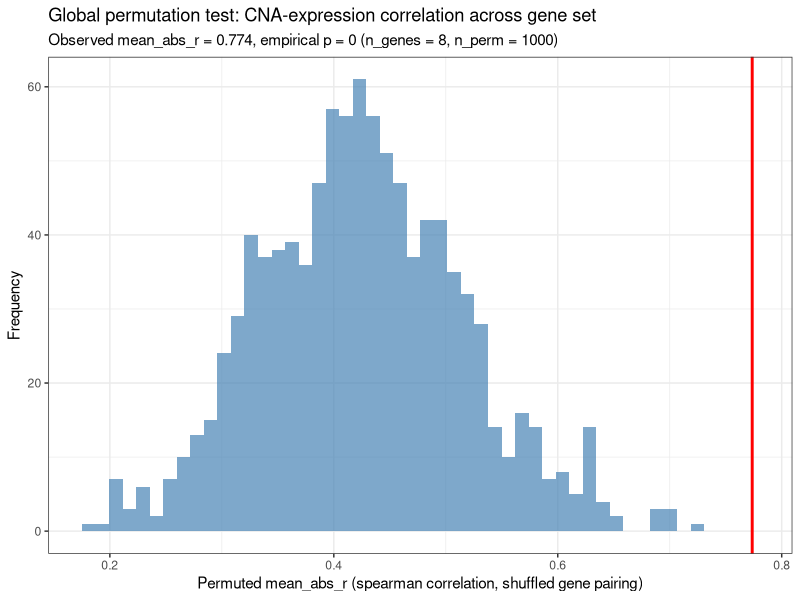

R code for this plot:
# ============================================================
# Global Permutation Test: CNA-Expression Correlation ACROSS Genes
# ============================================================
# Purpose: test whether copy number is associated with expression, IN CIS,
# across your WHOLE gene set (not gene-by-gene) -- i.e. a single p-value
# summarising whether CNA-expression coupling is stronger than expected
# by chance across all genes considered together.
#
# Null model: randomly re-pair each gene's expression profile with a
# DIFFERENT gene's copy number profile (permuting gene identity), then
# see how extreme the observed aggregate correlation is relative to that
# shuffled-pairing null distribution.

library(ggplot2)

# ============================================================
# FUNCTION: permutation_test_correlation_CNA_gene_exp
# ============================================================
# ARGUMENTS:
#   copy_number : genes (rows) x samples (columns) matrix, numeric/integer CN
#   expression  : genes (rows) x samples (columns) matrix, normalized expression
#                 (must have identical row/column names & order as copy_number)
#   n_perm      : number of permutations (default 10000)
#   method      : correlation method, "spearman" (default) or "pearson"
#   summary_stat: how to aggregate per-gene correlations into one global
#                 statistic -- "mean_abs_r" (default), "mean_r", or "median_abs_r"
#
# WHAT IT DOES:
#   1. Computes each gene's own CN-vs-expression correlation (per-gene r)
#   2. Aggregates those r values into ONE global statistic
#   3. Builds a null distribution by shuffling WHICH gene's expression
#      profile is paired with WHICH gene's CN profile, recomputing the
#      global statistic each time
#   4. Returns a single empirical p-value for the whole gene set
#
# RETURNS: a list with
#   $observed_stat   -- the observed global statistic
#   $p_value         -- empirical p-value (one number, for the whole gene set)
#   $null_dist       -- vector of null statistics (length n_perm)
#   $per_gene_r      -- data.frame of each gene's own correlation (for reference/plotting only,
#                        NOT individually tested -- no per-gene p-values)
#   $plot            -- ggplot histogram of the null distribution with observed value marked

permutation_test_correlation_CNA_gene_exp <- function(copy_number,
                                                        expression,
                                                        n_perm = 10000,
                                                        method = "spearman",
                                                        summary_stat = "mean_abs_r") {

  stopifnot(identical(rownames(copy_number), rownames(expression)))
  stopifnot(identical(colnames(copy_number), colnames(expression)))

  genes <- rownames(copy_number)
  n_genes <- length(genes)

  # --- per-gene correlations (building block for the global statistic) ---
  per_gene_r <- sapply(seq_len(n_genes), function(i) {
    cor(copy_number[i, ], expression[i, ], method = method)
  })
  names(per_gene_r) <- genes

  aggregate_fun <- switch(
    summary_stat,
    mean_abs_r   = function(r) mean(abs(r), na.rm = TRUE),
    mean_r       = function(r) mean(r, na.rm = TRUE),
    median_abs_r = function(r) median(abs(r), na.rm = TRUE),
    stop("summary_stat must be one of: 'mean_abs_r', 'mean_r', 'median_abs_r'")
  )

  # --- observed global statistic ---
  observed_stat <- aggregate_fun(per_gene_r)

  # --- null distribution: shuffle which gene's expression pairs with
  #     which gene's CN, recompute the global statistic each time ---
  null_dist <- replicate(n_perm, {
    shuffled_idx <- sample(n_genes)
    shuffled_expression <- expression[shuffled_idx, , drop = FALSE]

    perm_r <- sapply(seq_len(n_genes), function(i) {
      cor(copy_number[i, ], shuffled_expression[i, ], method = method)
    })

    aggregate_fun(perm_r)
    # perm_r <- cor(copy_number, shuffled_expression, method = method)
  })

  # --- empirical p-value ---
  # one-sided: is the observed coupling MORE extreme (larger) than random pairing?
  p_value <- mean(null_dist >= observed_stat)

  # --- diagnostic plot ---
  p <- ggplot(data.frame(null_stat = null_dist), aes(x = null_stat)) +
    geom_histogram(bins = 50, fill = "steelblue", alpha = 0.7) +
    geom_vline(xintercept = observed_stat, color = "red", linewidth = 1) +
    labs(
      title    = "Global permutation test: CNA-expression correlation across gene set",
      subtitle = paste0("Observed ", summary_stat, " = ", round(observed_stat, 3),
                         ", empirical p = ", signif(p_value, 3),
                         " (n_genes = ", n_genes, ", n_perm = ", n_perm, ")"),
      x = paste0("Permuted ", summary_stat, " (", method, " correlation, shuffled gene pairing)"),
      y = "Frequency"
    ) +
    theme_bw()

  list(
    observed_stat = observed_stat,
    p_value       = p_value,
    null_dist     = null_dist,
    per_gene_r    = data.frame(gene = genes, observed_r = per_gene_r, row.names = NULL),
    plot          = p
  )
}

# ============================================================
# EXAMPLE USAGE
# ============================================================
genes   <- c("HOXA9","LAMB1","SEMA3A","RHEB","HSPB1","VIM","RAC1","TWIST1")
samples <- c("CloneA_1","CloneA_2","CloneB_1","CloneB_2","CloneC_1","CloneC_2")

set.seed(42)
copy_number <- matrix(
  sample(1:6, length(genes) * length(samples), replace = TRUE),
  nrow = length(genes), dimnames = list(genes, samples)
)

# Simulate expression correlated with CN for demo purposes
expression <- copy_number * 1.5 + matrix(rnorm(length(genes) * length(samples), sd = 2),
                                          nrow = length(genes))
dimnames(expression) <- list(genes, samples)

out <- permutation_test_correlation_CNA_gene_exp(
  copy_number  = copy_number,
  expression   = expression,
  n_perm       = 1000,
  method       = "spearman",
  summary_stat = "mean_abs_r"
)

cat("Observed global statistic:", round(out$observed_stat, 3), "\n")
cat("Global empirical p-value :", signif(out$p_value, 3), "\n\n")

print(out$per_gene_r)   # per-gene correlations, for reference/reporting only
print(out$plot)

# ============================================================
# NOTES
# ============================================================
# - This gives ONE p-value describing whether your gene set, AS A WHOLE,
#   shows more CN-expression coupling than expected from randomly
#   re-pairing genes -- appropriate when you have few samples per gene
#   (e.g. 3 clones) and per-gene permutation would lack resolution.
# - $per_gene_r is included only as descriptive/reference output (e.g. to
#   rank or plot individual genes) -- it is NOT independently significance-
#   tested. Report only the single global p-value as your formal result.
# - "mean_abs_r" treats over- and under-expression relative to CN symmetrically
#   (i.e. both amplification->up and deletion->down count as "coupling").
#   Use "mean_r" instead if you specifically expect a consistent DIRECTION
#   (e.g. dosage effect: more copies -> more expression) across the gene set.
write.csv(out$per_gene_r, "per_gene_correlations_reference.csv", row.names = FALSE)
